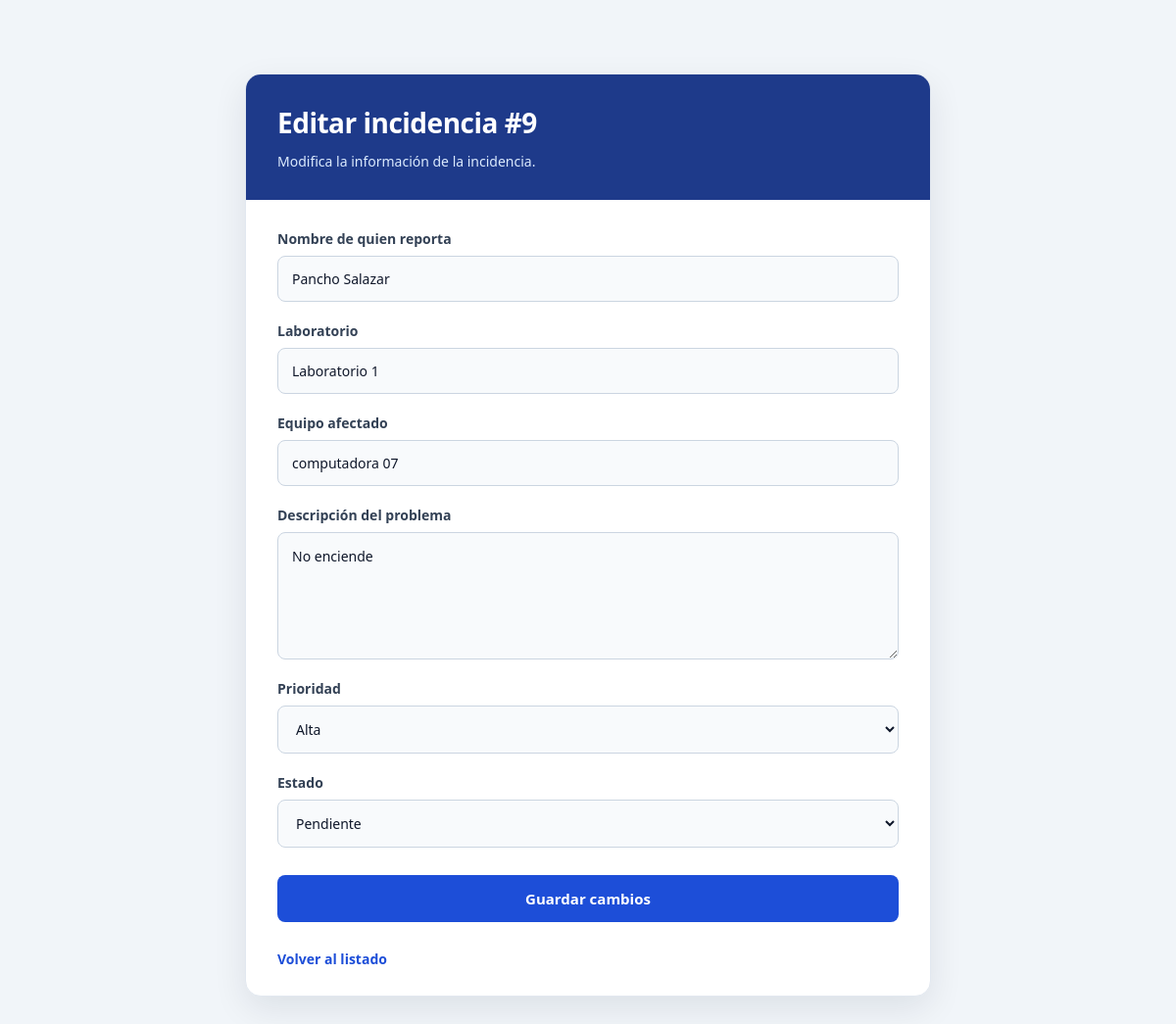
The page /pages/editar.php?id=9 (signed in) on the database its author committed.
### tables this page shows
CREATE TABLE `incidencias` (
  `id` int(11) NOT NULL,
  `nombre_reporta` varchar(100) NOT NULL,
  `laboratorio` varchar(100) NOT NULL,
  `equipo_afectado` varchar(150) NOT NULL,
  `descripcion` text NOT NULL,
  `prioridad` enum('Baja','Media','Alta','Crítica') NOT NULL DEFAULT 'Media',
  `estado` enum('Pendiente','En proceso','Resuelta') NOT NULL DEFAULT 'Pendiente',
  `fecha_registro` timestamp NOT NULL DEFAULT current_timestamp()
);

### pages/editar.php (the view, shortened to what this page needs)
<?php
require_once "../config/database.php";
function escapar($valor) {
    return htmlspecialchars((string)$valor, ENT_QUOTES, "UTF-8");
}
$estados = ["Pendiente", "En proceso", "Resuelta"];
$prioridades = ["Baja", "Media", "Alta", "Crítica"];
$id = filter_input(INPUT_GET, "id", FILTER_VALIDATE_INT);
$stmt = $conexion->prepare(
    "SELECT * FROM incidencias WHERE id = ?"
);
$stmt->bind_param("i", $id);
$stmt->execute();
$resultado = $stmt->get_result();
$incidencia = $resultado->fetch_assoc();
?>
<!DOCTYPE html>
<html lang="es">
<head>
    <link rel="stylesheet" href="../css/style.css">
    <link rel="stylesheet" href="../css/registrar.css">
</head>
<body>
<main class="contenedor">
    <h1>Editar incidencia #<?= (int)$id ?></h1>
    <p class="subtitulo">
        Modifica la información de la incidencia.
    </p>
    <form method="POST">
        <label for="nombre_reporta">Nombre de quien reporta</label>
        <input
            type="text"
            id="nombre_reporta"
            name="nombre_reporta"
            maxlength="100"
            value="<?= escapar($incidencia["nombre_reporta"]) ?>"
            required
        >
        <label for="laboratorio">Laboratorio</label>
        <input
            type="text"
            id="laboratorio"
            name="laboratorio"
            maxlength="100"
            value="<?= escapar($incidencia["laboratorio"]) ?>"
            required
        >
        <label for="equipo_afectado">Equipo afectado</label>
        <input
            type="text"
            id="equipo_afectado"
            name="equipo_afectado"
            maxlength="150"
            value="<?= escapar($incidencia["equipo_afectado"]) ?>"
            required
        >
        <label for="descripcion">Descripción del problema</label>
        <textarea
            id="descripcion"
            name="descripcion"
            required
        ><?= escapar($incidencia["descripcion"]) ?></textarea>
        <label for="prioridad">Prioridad</label>
        <select id="prioridad" name="prioridad" required>
            <?php foreach ($prioridades as $opcion): ?>
                <option
                    value="<?= escapar($opcion) ?>"
                    <?= $incidencia["prioridad"] === $opcion ? "selected" : "" ?>
                >
                    <?= escapar($opcion) ?>
                </option>
            <?php endforeach; ?>
        </select>
        <label for="estado">Estado</label>
        <select id="estado" name="estado" required>
            <?php foreach ($estados as $opcion): ?>
                <option
                    value="<?= escapar($opcion) ?>"
                    <?= $incidencia["estado"] === $opcion ? "selected" : "" ?>
                >
                    <?= escapar($opcion) ?>
                </option>
            <?php endforeach; ?>
        </select>
        <button type="submit">Guardar cambios</button>
    </form>
    <a class="enlace" href="listar.php">Volver al listado</a>
</main>
</body>
</html>

### css/style.css (style rules this page uses)
* { box-sizing: border-box; }
body { margin: 0; padding: 30px 15px; font-family: Arial, Helvetica, sans-serif; background: #f1f5f9; color: #1e293b; }
input, select, textarea, button { font: inherit; }
label { display: block; margin: 17px 0 7px; font-weight: bold; }
input, select, textarea { width: 100%; padding: 12px; border: 1px solid #cbd5e1; border-radius: 6px; background: #fff; }
button { padding: 13px; border: none; border-radius: 6px; background: #2563eb; color: white; cursor: pointer; }
.enlace { color: #2563eb; text-decoration: none; }

### css/registrar.css (style rules this page uses)
body { margin: 0; min-height: 100vh; background: #f1f5f9; font-family: "Segoe UI", Arial, sans-serif; color: #1e293b; }
.contenedor { width: calc(100% - 32px); max-width: 700px; margin: 45px auto; padding: 0; overflow: hidden; box-sizing: border-box; background: #ffffff; border: 1px solid #e2e8f0; border-radius: 16px; box-shadow: 0 12px 35px rgba(15, 23, 42, 0.09); }
.contenedor h1 { margin: 0; padding: 30px 32px 10px; background: #1e3a8a; color: #ffffff; font-size: 28px; font-weight: 700; letter-spacing: -0.5px; }
.subtitulo { margin: 0; padding: 0 32px 28px; background: #1e3a8a; color: #dbeafe; font-size: 14px; line-height: 1.6; }
.contenedor form { padding: 10px 32px 28px; }
.contenedor label { display: block; margin: 20px 0 8px; color: #334155; font-size: 14px; font-weight: 600; }
.contenedor input, .contenedor select, .contenedor textarea { display: block; width: 100%; box-sizing: border-box; padding: 13px 14px; border: 1px solid #cbd5e1; border-radius: 8px; background: #f8fafc; color: #0f172a; font-family: inherit; font-size: 14px; transition: background 0.2s, border-color 0.2s, box-shadow 0.2s; }
.contenedor input::placeholder, .contenedor textarea::placeholder { color: #94a3b8; }
.contenedor textarea { min-height: 130px; resize: vertical; line-height: 1.6; }
.contenedor button { display: block; width: 100%; margin-top: 28px; padding: 14px 18px; border: none; border-radius: 8px; background: #1d4ed8; color: #ffffff; font-family: inherit; font-size: 15px; font-weight: 700; cursor: pointer; transition: background 0.2s, transform 0.2s, box-shadow 0.2s; }
.contenedor > .enlace { display: block; margin: 0; padding: 0 32px 28px; color: #1d4ed8; font-size: 14px; font-weight: 600; text-decoration: none; }

### rows shown on the page
incidencias: nombre_reporta "Pancho Salazar", laboratorio "Laboratorio 1", equipo_afectado "computadora 07", descripcion "No enciende"

### other values the page prints
$id "9"
form field prioridad "Alta"
form field estado "Pendiente"
